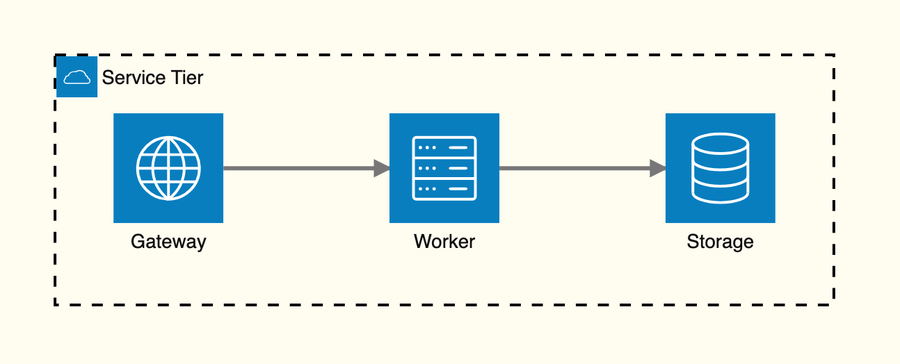
#> input picture oracle/goldens/architecture-basic.png, 900 x 364 px, shrunk from 1294 x 524 before the run
$ python -i sync_charts.py   (imports and definitions only)
#> lines starting #> are read from the running program, lines starting #| are printed output that depends on the picture
#!/usr/bin/env python3
"""Regenerates OracleCharts.kt and OracleGoldSizes.kt from the oracle data.

The .mmd files are the single source of truth; this embeds them in the
sample apps so oracle mode can render them by id on device. The golden
content sizes are embedded too: oracle mode picks its render density so the
diagram's content comes out at the golden's pixel size, and compare.py can
then compare the two 1:1.

Run with oracle/tools/.venv/bin/python (needs Pillow to measure goldens).
"""
import pathlib
import sys

from PIL import Image, ImageChops

ROOT = pathlib.Path(__file__).resolve().parent.parent.parent
CHARTS = ROOT / "oracle" / "charts"
GOLDENS = ROOT / "oracle" / "goldens"
SRC = ROOT / "sample-shared" / "src" / "commonMain" / "kotlin" / "dev" / "maradona" / "sample"
OUT = SRC / "OracleCharts.kt"
OUT_SIZES = SRC / "OracleGoldSizes.kt"
BG_TOLERANCE = 28


def golden_content_size(path: pathlib.Path) -> tuple[int, int]:
    """Golden's ink bounding box - the size oracle mode has to reproduce."""
#> called with path = '../goldens/architecture-basic.png'
    img = Image.open(path).convert("RGB")
#> img is the input picture: PIL image 900x364 RGB; mean R, G, B 225.2, 234.9, 231.4
    w, h = img.size
#> w = 900; h = 364
    pts = [img.getpixel(p) for p in [(2, 2), (w - 3, 2), (2, h - 3), (w - 3, h - 3)]]
#> pts = [(255, 252, 240), (255, 252, 240), (255, 252, 240), (255, 252, 240)]
    bg = tuple(sorted(c[i] for c in pts)[1] for i in range(3))
#> bg = (255, 252, 240)
    diff = ImageChops.difference(img, Image.new("RGB", img.size, bg)).convert("L")
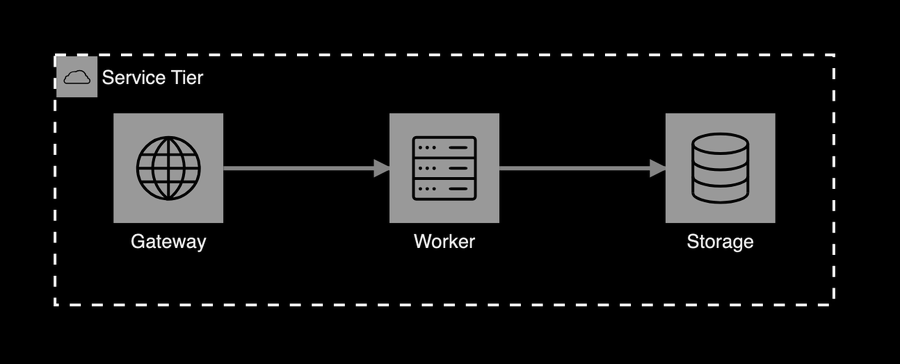
#> diff: PIL image 900x364 L; min 0, max 252, mean 20.1
    bbox = diff.point(lambda v: 255 if v > BG_TOLERANCE else 0).getbbox()
#> bbox = (53, 53, 836, 307)
    if bbox is None:
        raise SystemExit(f"error: {path.name} has no content")
    return bbox[2] - bbox[0], bbox[3] - bbox[1]


# [47 lines left out: function main, not called in this run]


# [2 lines not run here, left out]

>>> result = golden_content_size('../goldens/architecture-basic.png')
#> result = (783, 254)
